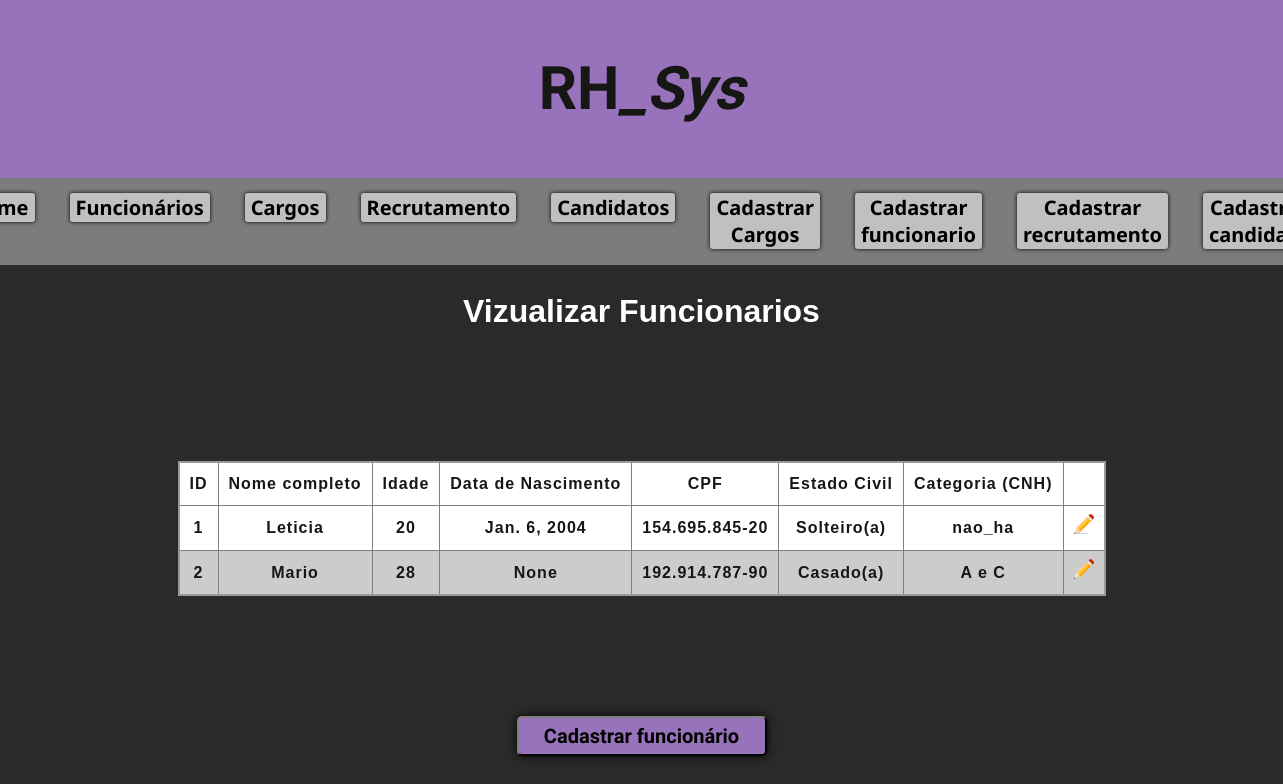
The app's page /funcionarios/ with its own data.
### rh/models.py (models this page shows, shortened)
class Funcionario(models.Model):
    nome_completo = models.CharField(max_length=100)
    idade = models.IntegerField()
    data_nascimento = models.DateField()
    cpf = models.CharField(max_length=14)
    estado_civil = models.CharField(max_length=100)
    cnh = models.CharField(max_length=100)

### rh/views.py (the view)
# urls.py: path('funcionarios/', view_rh.funcionario, name='funcionario'),
def funcionario(request):
    funcionarios = Funcionario.objects.all()
    print(f"\n\n{funcionario}\n\n")
    context = {
        'title': 'Vizualizar Funcionarios',
        'funcionarios' : funcionarios
    }
    return render(request, 'pages/listar/funcionario.html', context)

### rh/templates/pages/listar/funcionario.html
{% load static %}
{% include "partials/menu.html" %}
<h1 style="color: #fff; font-weight:bold">
    <center>{{ title }}</center>
    <br><br>
</h1>
<table class="listagem_tabela">
    <thead>
        <tr>
            <th scope="col">ID</th>
            <th scope="col">Nome completo</th>
            <th scope="col">Idade</th>
            <th scope="col">Data de Nascimento</th>
            <th scope="col">CPF</th>
            <th scope="col">Estado Civil</th>
            <th scope="col">Categoria (CNH)</th>
            <th></th>
        </tr>
    </thead>
    <tbody>
        {% for funcionario in funcionarios %}
            <tr>
                <th scope="row"> {{funcionario.id}}</th>
                <th> {{ funcionario.nome_completo }} </th>
                <th> {{ funcionario.idade}} </th>
                <th> {{ funcionario.data_nascimento }} </th>
                <th> {{ funcionario.cpf }}</th>
                <th> {{ funcionario.estado_civil }}</th>
                <th> {{ funcionario.cnh }}</th>
                <th>
                    <center>
                        <a href="{% url "editfuncionario" funcionario.id%}"><img src="{% static "img/editar.png" %}" width="20px" scrset=""></a>
                    </center>
                </th>
            </tr>
        {% endfor %}
    </tbody>
</table>
<div class="button_novofuncionario">
    <a href="{% url "cadfuncionario" %}"><button class="novo_funcionario">Cadastrar funcionário</button></a>
</div>
{% include "partials/final.html" %}

### rh/static/css/style.css (style rules this page uses)
body { margin: 0; font-family: 'Arial', sans-serif; color: #161615; background-color: #292a29; line-height: 1.6; }
.listagem_tabela { border-collapse: collapse; border: 2px solid rgb(153, 153, 153); font-family: sans-serif; font-size: 1rem; letter-spacing: 1px; justify-items: center; margin: auto; }
thead { background-color: rgb(180, 161, 197); }
th, td { border: 1px solid rgb(128, 128, 128); padding: 8px 10px; }
tr:nth-child(even) { background: #ccc }
tr:nth-child(odd) { background: #fff }
.button_novofuncionario { left: 0; right: 0; padding: 120px; display: flex; justify-content:center; }
.novo_funcionario { border-color: #2c2c2c; background-color: rgb(152, 115, 187); border-radius: 5px; box-shadow: 0px 0px 10px; font-family: "Kanit", sans-serif; font-weight: 700; font-size: 20px; height: 40px; width: 250px; }

### records on screen
Funcionario: id "1", nome_completo "Leticia", idade "20", data_nascimento "Jan. 6, 2004", cpf "154.695.845-20", estado_civil "Solteiro(a)", cnh "nao_ha"
Funcionario: id "2", nome_completo "Mario", idade "28", data_nascimento "None", cpf "192.914.787-90", estado_civil "Casado(a)", cnh "A e C"

### other values on screen
{{ title }} "Vizualizar Funcionarios"
